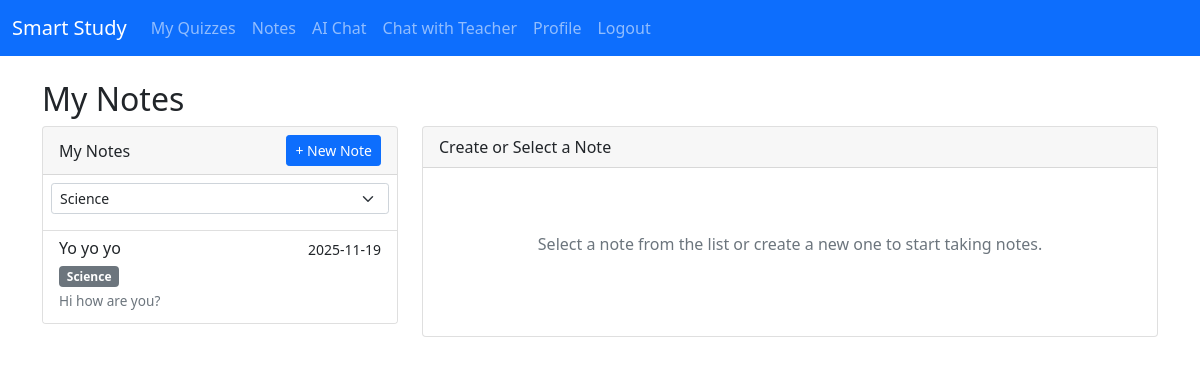
The page /notes?subject_id=2 (signed in) on the database its author committed.
### tables this page shows
CREATE TABLE notes (
        id INTEGER PRIMARY KEY AUTOINCREMENT,
        user_id INTEGER NOT NULL,
        subject_id INTEGER,
        title TEXT NOT NULL,
        content TEXT,
        created_at TIMESTAMP DEFAULT CURRENT_TIMESTAMP,
        updated_at TIMESTAMP DEFAULT CURRENT_TIMESTAMP,
        FOREIGN KEY (user_id) REFERENCES users (id),
        FOREIGN KEY (subject_id) REFERENCES subjects (id)
    );

CREATE TABLE subjects (
        id INTEGER PRIMARY KEY AUTOINCREMENT,
        name TEXT UNIQUE NOT NULL
    );

### app.py (the view, shortened to what this page needs)
@app.route('/notes', methods=['GET', 'POST'])
@login_required
def notes():
    user = get_current_user()
    if user['role'] != 'student':
        flash('Access denied', 'error')
        return redirect(url_for('index'))
    user_subjects = get_user_subjects(user['id'])
    filter_subject = request.args.get('subject_id', type=int)
    user_notes = get_user_notes(user['id'], filter_subject)
    return render_template('notes.html', notes=user_notes, subjects=user_subjects, filter_subject=filter_subject)

### database/db.py (called while the page is built)
def get_db_connection():
    return sqlite3.connect(DATABASE)

def get_user_subjects(user_id):
    try:
        conn = get_db_connection()
        cursor = conn.cursor()
        cursor.execute('SELECT s.id, s.name FROM subjects s JOIN user_subjects us ON s.id = us.subject_id WHERE us.user_id = ? ORDER BY s.name', (user_id,))
        rows = cursor.fetchall()
        conn.close()
        subjects = []
        for r in rows:
            subjects.append({'id': r[0], 'name': r[1]})
        return subjects
    except:
        return []

def get_user_notes(user_id, subject_id=None):
    try:
        conn = get_db_connection()
        cursor = conn.cursor()
        if subject_id:
            cursor.execute('SELECT n.*, s.name as subject_name FROM notes n LEFT JOIN subjects s ON n.subject_id = s.id WHERE n.user_id = ? AND n.subject_id = ? ORDER BY n.updated_at DESC', (user_id, subject_id))
        else:
            cursor.execute('SELECT n.*, s.name as subject_name FROM notes n LEFT JOIN subjects s ON n.subject_id = s.id WHERE n.user_id = ? ORDER BY n.updated_at DESC', (user_id,))
        rows = cursor.fetchall()
        conn.close()
        notes = []
        for r in rows:
            notes.append({'id': r[0], 'user_id': r[1], 'subject_id': r[2], 'title': r[3], 'content': r[4], 'created_at': r[5], 'updated_at': r[6], 'subject_name': r[7]})
        return notes
    except:
        return []

### utils/auth.py (called while the page is built)
def login_required(f):
	@wraps(f)
	def wrapper(*args, **kwargs):
		if 'user_id' not in session:
			flash('You need to login first', 'error')
			return redirect(url_for('login'))
		return f(*args, **kwargs)
	return wrapper

def get_current_user():
	return {'id': session.get('user_id'), 'username': session.get('username'), 'role': session.get('role')}

### templates/notes.html (shortened to what this page needs)
{% extends "base.html" %}
{% block content %}
<link href="https://cdn.quilljs.com/1.3.6/quill.snow.css" rel="stylesheet">
<h2>My Notes</h2>
<div class="row">
    <div class="col-md-4">
        <div class="card mb-3">
            <div class="card-header d-flex justify-content-between align-items-center">
                <span>My Notes</span>
                <button class="btn btn-sm btn-primary" onclick="createNewNote()">+ New Note</button>
            </div>
            <div class="card-body p-2">
                <select class="form-select form-select-sm mb-2" onchange="filterBySubject(this.value)">
                    {% for subject in subjects %}
                    <option value="{{ subject.id }}" {% if filter_subject == subject.id %}selected{% endif %}>{{ subject.name }}</option>
                    {% endfor %}
                </select>
            </div>
            <div class="list-group list-group-flush" style="max-height: 600px; overflow-y: auto;">
                {% for note in notes %}
                <a href="#" class="list-group-item list-group-item-action note-item"
                   data-note-id="{{ note.id }}"
                   data-note-title="{{ note.title|e }}"
                   data-note-content="{{ note.content|e }}"
                   data-note-subject="{{ note.subject_id or '' }}">
                    <div class="d-flex w-100 justify-content-between">
                        <h6 class="mb-1">{{ note.title }}</h6>
                        <small>{{ note.updated_at[:10] }}</small>
                    </div>
                    {% if note.subject_name %}
                    <small class="badge bg-secondary mb-1">{{ note.subject_name }}</small>
                    {% endif %}
                    <p class="mb-1 text-muted" style="font-size: 0.85em;">{{ (note.content or '')[:50]|striptags }}{% if note.content and note.content|length > 50 %}...{% endif %}</p>
                </a>
                {% endfor %}
            </div>
        </div>
    </div>
    <div class="col-md-8">
        <div class="card">
            <div class="card-header">
                <div class="d-flex justify-content-between align-items-center">
                    <span id="noteTitle">Create or Select a Note</span>
                </div>
            </div>
            <div class="card-body">
                <div id="emptyState" class="text-center text-muted py-5">
                    <p>Select a note from the list or create a new one to start taking notes.</p>
                </div>
            </div>
        </div>
    </div>
</div>
{% endblock %}

### rows shown on the page
notes: title "Yo yo yo", updated_at "2025-11-19", subject_name "Science", content "Hi how are you?"

### other values the page prints
form field value "Science"
